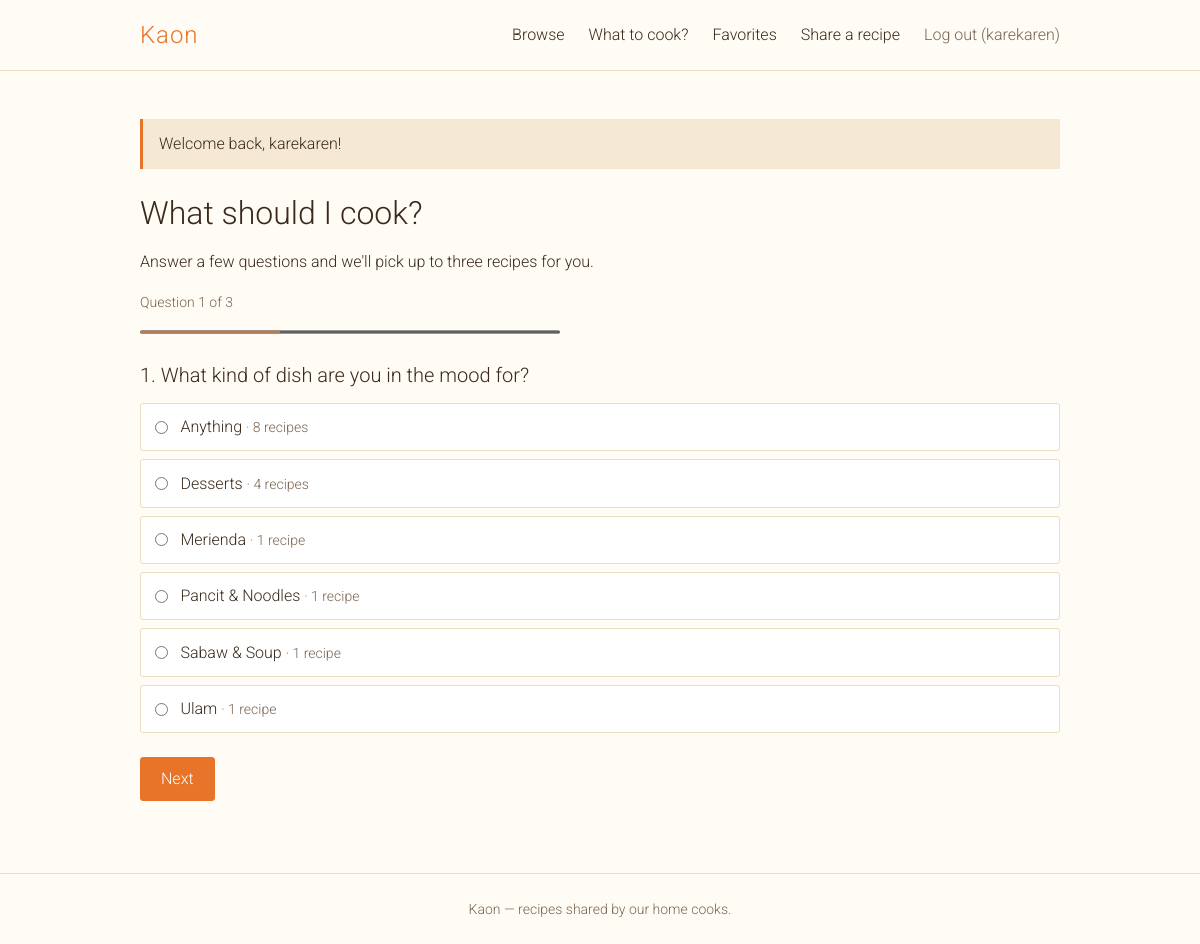
Screenshot of /suggest.php (signed in) with the database file from the repository.
### tables this page shows
CREATE TABLE `categories` (
  `id` int(10) UNSIGNED NOT NULL,
  `name` varchar(50) NOT NULL
);

### src/Suggester.php (called while the page is built, shortened)
<?php
final class Suggester
{
    public function walk(array $query): array
    {
        $answers = [];
        $labels  = [];
        foreach (array_keys(self::QUESTIONS) as $key) {
            $choices = $this->choicesFor($key, $answers);
            $given = isset($query[$key]) && is_string($query[$key]) ? $query[$key] : null;
            $error = $given !== null ? 'That choice is not available. Please pick one from the list.' : '';
            return ['answers' => $answers, 'labels' => $labels, 'current' => $key, 'choices' => $choices, 'error' => $error];
        }
        return ['answers' => $answers, 'labels' => $labels, 'current' => null, 'choices' => [], 'error' => ''];
    }
    private function choicesFor(string $key, array $answers): array
    {
        return match ($key) {
            'category'   => $this->categoryChoices(),
            'ingredient' => $this->ingredientChoices((int) $answers['category']),
            'max_ing'    => $this->effortChoices((int) $answers['category'], $answers['ingredient']),
        };
    }
    private function categoryChoices(): array
    {
        $rows = $this->db->query('
            SELECT c.id, c.name, COUNT(r.id) AS total
            FROM categories c
            JOIN recipes r ON r.category_id = c.id
            GROUP BY c.id, c.name
            ORDER BY c.name')->fetchAll();
        $choices = [['value' => '0', 'label' => 'Anything', 'count' => (int) array_sum(array_column($rows, 'total'))]];
        foreach ($rows as $row) {
            $choices[] = ['value' => (string) $row['id'], 'label' => $row['name'], 'count' => (int) $row['total']];
        }
        return $choices;
    }
}

### includes/helpers.php (called while the page is built, shortened)
<?php
function e(?string $value): string
{
    return htmlspecialchars((string) $value, ENT_QUOTES | ENT_SUBSTITUTE, 'UTF-8');
}

### suggest.php (the view, shortened to what this page needs)
<?php
$suggester = new Suggester(db());
['answers' => $answers, 'labels' => $labels, 'current' => $current, 'choices' => $choices, 'error' => $error]
    = $suggester->walk($_GET);
$total = count(Suggester::QUESTIONS);
$step  = count($answers) + 1;
$countLabel = static fn(int $n): string => $n === 1 ? '1 recipe' : $n . ' recipes';
?>
<h1>What should I cook?</h1>
<?php if ($current !== null): ?>
    <p>Answer a few questions and we'll pick up to three recipes for you.</p>
    <p class="meta">Question <?= $step ?> of <?= $total ?></p>
    <progress class="wizard-progress" max="<?= $total ?>" value="<?= $step ?>"></progress>
    <?php if (!$choices): ?>
        <p>There are no recipes to suggest yet. <a href="recipe_form.php">Share the first one!</a></p>
    <?php else: ?>
        <form method="get" class="filter-form wizard">
            <fieldset>
                <legend><?= $step ?>. <?= e(Suggester::QUESTIONS[$current]) ?></legend>
                <?php foreach ($choices as $c): ?>
                    <label class="choice">
                        <input type="radio" name="<?= e($current) ?>" value="<?= e($c['value']) ?>" required>
                        <span><?= e($c['label']) ?> <small class="meta">&middot; <?= e($countLabel($c['count'])) ?></small></span>
                    </label>
                <?php endforeach; ?>
            </fieldset>
            <button type="submit" class="btn"><?= $step === $total ? 'Show me recipes' : 'Next' ?></button>
        </form>
    <?php endif; ?>
<?php endif; ?>

### assets/css/style.css (style rules this page uses)
:root { --cream: #fffbf5; --cream-dark: #f5e9d3; --orange: #e8742a; --orange-dark: #c95e18; --ink: #3a2a1c; --ink-soft: #7a6652; --line: #ecdcc0; }
* { box-sizing: border-box; }
html, body, button, input, select, textarea { font-family: 'Roboto', sans-serif; font-weight: 300; }
body { margin: 0; background: var(--cream); color: var(--ink); font-size: 16px; line-height: 1.6; min-height: 100vh; display: flex; flex-direction: column; }
h1, h2, h3 { font-weight: 300; line-height: 1.25; margin: 0 0 1rem; }
h1 { font-size: 2rem; }
p { margin: 0 0 1rem; }
label { display: block; margin: 1rem 0 0.25rem; font-size: 0.875rem; color: var(--ink-soft); }
.btn { display: inline-block; margin: 0; padding: 0.6rem 1.25rem; line-height: 1.4; text-align: center; background: var(--orange); border: 1px solid var(--orange); border-radius: 3px; color: #fff; font-size: 1rem; cursor: pointer; }
.meta, .edited { font-size: 0.875rem; color: var(--ink-soft); }
.filter-form { margin-bottom: 1.5rem; }
.filter-form .btn { margin-top: 1rem; }
.wizard fieldset { border: 0; padding: 0; margin: 0; min-width: 0; }
.wizard legend { padding: 0; margin-bottom: 0.75rem; font-size: 1.25rem; }
.wizard-progress { display: block; width: 100%; max-width: 420px; height: 6px; margin: 0 0 1.5rem; accent-color: var(--orange); }
.choice { display: flex; align-items: center; gap: 0.75rem; margin: 0 0 0.5rem; padding: 0.65rem 0.9rem; background: #fff; border: 1px solid var(--line); border-radius: 3px; color: var(--ink); font-size: 1rem; cursor: pointer; }
.choice input { flex: 0 0 auto; width: auto; margin: 0; accent-color: var(--orange); }

### rows the page displays
categories: name "Desserts", count "4 recipes"
categories: name "Merienda", count "1 recipe"
categories: name "Pancit & Noodles", count "1 recipe"
categories: name "Sabaw & Soup", count "1 recipe"
categories: name "Ulam", count "1 recipe"

### other values shown
Auth::username() "karekaren"
$f['message'] "Welcome back, karekaren!"
$step "1"
$total "3"
Suggester::QUESTIONS[$current] "What kind of dish are you in the mood for?"
$c['label'] "Anything"
$countLabel($c['count']) "8 recipes"
